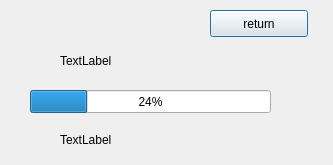
<?xml version="1.0" encoding="UTF-8"?>
<ui version="4.0">
 <class>CustomScanner</class>
 <widget class="QDialog" name="CustomScanner">
  <property name="geometry">
   <rect>
    <x>0</x>
    <y>0</y>
    <width>333</width>
    <height>165</height>
   </rect>
  </property>
  <property name="windowTitle">
   <string>CustomScanner</string>
  </property>
  <widget class="QPushButton" name="ButtonReturn">
   <property name="geometry">
    <rect>
     <x>210</x>
     <y>10</y>
     <width>98</width>
     <height>27</height>
    </rect>
   </property>
   <property name="text">
    <string>return</string>
   </property>
  </widget>
  <widget class="QLabel" name="label">
   <property name="geometry">
    <rect>
     <x>60</x>
     <y>50</y>
     <width>241</width>
     <height>21</height>
    </rect>
   </property>
   <property name="text">
    <string>TextLabel</string>
   </property>
  </widget>
  <widget class="QProgressBar" name="progressBar">
   <property name="geometry">
    <rect>
     <x>30</x>
     <y>90</y>
     <width>241</width>
     <height>23</height>
    </rect>
   </property>
   <property name="value">
    <number>24</number>
   </property>
  </widget>
  <widget class="QLabel" name="label_2">
   <property name="geometry">
    <rect>
     <x>60</x>
     <y>130</y>
     <width>211</width>
     <height>20</height>
    </rect>
   </property>
   <property name="text">
    <string>TextLabel</string>
   </property>
  </widget>
 </widget>
 <resources/>
 <connections/>
</ui>
